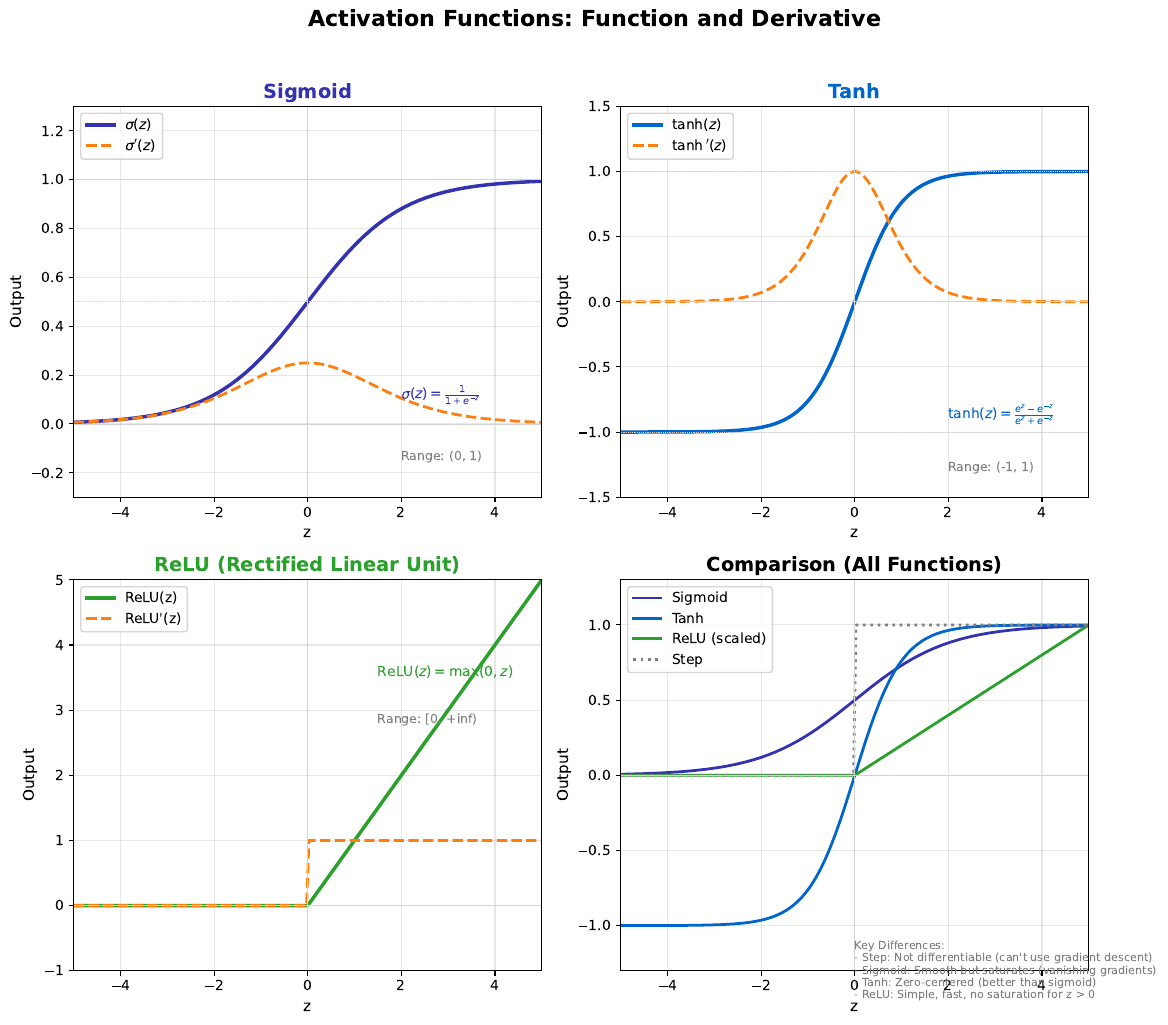

Write the Python code that produced this figure.
"""
Activation Functions Comparison
Module 2: Stacking Layers
"""

import matplotlib.pyplot as plt
import numpy as np

CHART_METADATA = {
    'title': 'Activation Comparison',
    'url': 'https://github.com/QuantLet/neural-networks-introduction/tree/main/activation_comparison'
}

# Colors matching Beamer template
mlpurple = '#3333B2'
mlblue = '#0066CC'
mlorange = '#FF7F0E'
mlgreen = '#2CA02C'
mlred = '#D62728'
mlgray = '#7F7F7F'

# Set up figure with 4 subplots
fig, axes = plt.subplots(2, 2, figsize=(12, 10))

# X range
x = np.linspace(-5, 5, 200)

# Sigmoid
def sigmoid(x):
    return 1 / (1 + np.exp(-x))

def sigmoid_derivative(x):
    s = sigmoid(x)
    return s * (1 - s)

# Tanh
def tanh(x):
    return np.tanh(x)

def tanh_derivative(x):
    return 1 - np.tanh(x)**2

# ReLU
def relu(x):
    return np.maximum(0, x)

def relu_derivative(x):
    return (x > 0).astype(float)

# Step function
def step(x):
    return (x >= 0).astype(float)

# ==================== SIGMOID ====================
ax = axes[0, 0]
ax.plot(x, sigmoid(x), color=mlpurple, linewidth=2.5, label='$\\sigma(z)$')
ax.plot(x, sigmoid_derivative(x), color=mlorange, linewidth=2, linestyle='--', label="$\\sigma'(z)$")
ax.axhline(y=0, color='lightgray', linewidth=0.5)
ax.axhline(y=1, color='lightgray', linewidth=0.5)
ax.axhline(y=0.5, color='lightgray', linewidth=0.5, linestyle=':')
ax.axvline(x=0, color='lightgray', linewidth=0.5)
ax.set_title('Sigmoid', fontsize=14, fontweight='bold', color=mlpurple)
ax.set_xlabel('z', fontsize=11)
ax.set_ylabel('Output', fontsize=11)
ax.legend(loc='upper left', fontsize=10)
ax.set_xlim(-5, 5)
ax.set_ylim(-0.3, 1.3)
ax.grid(True, alpha=0.3)
ax.text(2, 0.1, '$\\sigma(z) = \\frac{1}{1+e^{-z}}$', fontsize=10, color=mlpurple)
ax.text(2, -0.15, 'Range: (0, 1)', fontsize=9, color=mlgray)

# ==================== TANH ====================
ax = axes[0, 1]
ax.plot(x, tanh(x), color=mlblue, linewidth=2.5, label='$\\tanh(z)$')
ax.plot(x, tanh_derivative(x), color=mlorange, linewidth=2, linestyle='--', label="$\\tanh'(z)$")
ax.axhline(y=0, color='lightgray', linewidth=0.5)
ax.axhline(y=1, color='lightgray', linewidth=0.5, linestyle=':')
ax.axhline(y=-1, color='lightgray', linewidth=0.5, linestyle=':')
ax.axvline(x=0, color='lightgray', linewidth=0.5)
ax.set_title('Tanh', fontsize=14, fontweight='bold', color=mlblue)
ax.set_xlabel('z', fontsize=11)
ax.set_ylabel('Output', fontsize=11)
ax.legend(loc='upper left', fontsize=10)
ax.set_xlim(-5, 5)
ax.set_ylim(-1.5, 1.5)
ax.grid(True, alpha=0.3)
ax.text(2, -0.9, '$\\tanh(z) = \\frac{e^z - e^{-z}}{e^z + e^{-z}}$', fontsize=10, color=mlblue)
ax.text(2, -1.3, 'Range: (-1, 1)', fontsize=9, color=mlgray)

# ==================== ReLU ====================
ax = axes[1, 0]
ax.plot(x, relu(x), color=mlgreen, linewidth=2.5, label='ReLU(z)')
ax.plot(x, relu_derivative(x), color=mlorange, linewidth=2, linestyle='--', label="ReLU'(z)")
ax.axhline(y=0, color='lightgray', linewidth=0.5)
ax.axvline(x=0, color='lightgray', linewidth=0.5)
ax.set_title('ReLU (Rectified Linear Unit)', fontsize=14, fontweight='bold', color=mlgreen)
ax.set_xlabel('z', fontsize=11)
ax.set_ylabel('Output', fontsize=11)
ax.legend(loc='upper left', fontsize=10)
ax.set_xlim(-5, 5)
ax.set_ylim(-1, 5)
ax.grid(True, alpha=0.3)
ax.text(1.5, 3.5, 'ReLU$(z) = \\max(0, z)$', fontsize=10, color=mlgreen)
ax.text(1.5, 2.8, 'Range: [0, +inf)', fontsize=9, color=mlgray)

# ==================== COMPARISON ====================
ax = axes[1, 1]
ax.plot(x, sigmoid(x), color=mlpurple, linewidth=2, label='Sigmoid')
ax.plot(x, tanh(x), color=mlblue, linewidth=2, label='Tanh')
ax.plot(x, relu(x) / 5, color=mlgreen, linewidth=2, label='ReLU (scaled)')
ax.plot(x, step(x), color=mlgray, linewidth=2, linestyle=':', label='Step')
ax.axhline(y=0, color='lightgray', linewidth=0.5)
ax.axvline(x=0, color='lightgray', linewidth=0.5)
ax.set_title('Comparison (All Functions)', fontsize=14, fontweight='bold', color='black')
ax.set_xlabel('z', fontsize=11)
ax.set_ylabel('Output', fontsize=11)
ax.legend(loc='upper left', fontsize=10)
ax.set_xlim(-5, 5)
ax.set_ylim(-1.3, 1.3)
ax.grid(True, alpha=0.3)

# Add comparison table
comparison_text = """Key Differences:
- Step: Not differentiable (can't use gradient descent)
- Sigmoid: Smooth but saturates (vanishing gradients)
- Tanh: Zero-centered (better than sigmoid)
- ReLU: Simple, fast, no saturation for z > 0"""
ax.text(0, -1.1, comparison_text, fontsize=8, va='top', color=mlgray,
        transform=ax.transData)

fig.suptitle('Activation Functions: Function and Derivative', fontsize=16, fontweight='bold', y=1.02)

plt.tight_layout()
plt.savefig('activation_comparison.pdf', format='pdf', bbox_inches='tight', dpi=300)
plt.savefig('activation_comparison.png', format='png', bbox_inches='tight', dpi=300)
plt.close()

print("Generated: activation_comparison.pdf")
